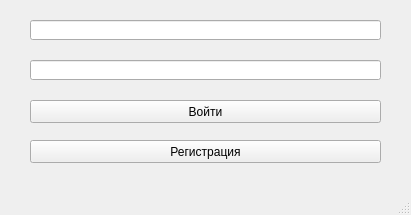
<?xml version="1.0" encoding="UTF-8"?>
<ui version="4.0">
 <class>MainWindow</class>
 <widget class="QMainWindow" name="MainWindow">
  <property name="geometry">
   <rect>
    <x>0</x>
    <y>0</y>
    <width>411</width>
    <height>215</height>
   </rect>
  </property>
  <property name="windowTitle">
   <string>MainWindow</string>
  </property>
  <widget class="QWidget" name="centralwidget">
   <widget class="QLineEdit" name="nameEdit">
    <property name="geometry">
     <rect>
      <x>30</x>
      <y>20</y>
      <width>351</width>
      <height>20</height>
     </rect>
    </property>
   </widget>
   <widget class="QLineEdit" name="passwordEdit">
    <property name="geometry">
     <rect>
      <x>30</x>
      <y>60</y>
      <width>351</width>
      <height>20</height>
     </rect>
    </property>
   </widget>
   <widget class="QPushButton" name="signButton">
    <property name="geometry">
     <rect>
      <x>30</x>
      <y>100</y>
      <width>351</width>
      <height>23</height>
     </rect>
    </property>
    <property name="text">
     <string>Войти</string>
    </property>
   </widget>
   <widget class="QPushButton" name="signupButton">
    <property name="geometry">
     <rect>
      <x>30</x>
      <y>140</y>
      <width>351</width>
      <height>23</height>
     </rect>
    </property>
    <property name="text">
     <string>Регистрация</string>
    </property>
   </widget>
  </widget>
  <widget class="QMenuBar" name="menubar">
   <property name="geometry">
    <rect>
     <x>0</x>
     <y>0</y>
     <width>411</width>
     <height>21</height>
    </rect>
   </property>
  </widget>
  <widget class="QStatusBar" name="statusbar">
   <property name="font">
    <font>
     <pointsize>12</pointsize>
    </font>
   </property>
  </widget>
 </widget>
 <resources/>
 <connections/>
</ui>
